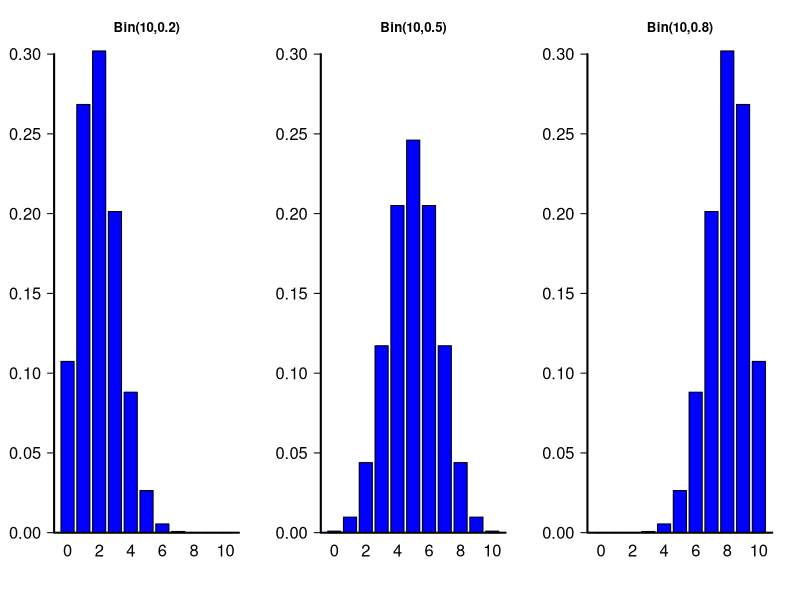
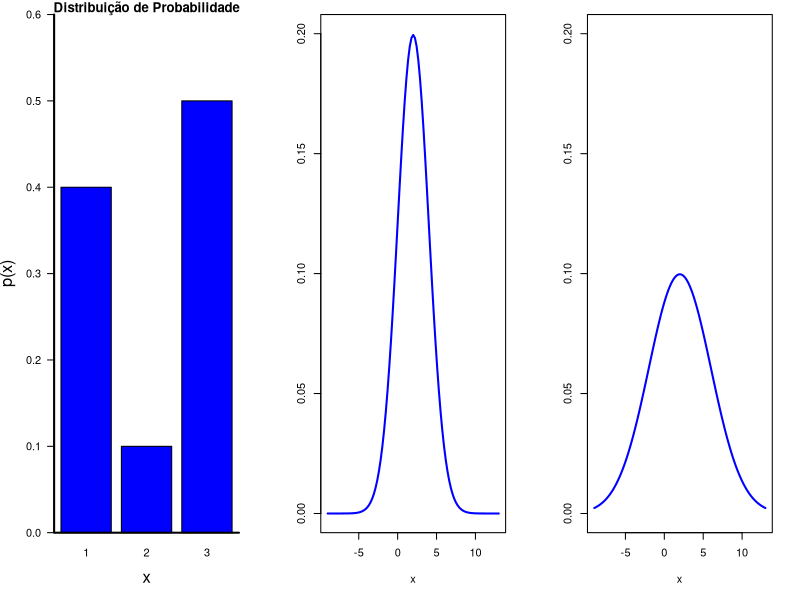
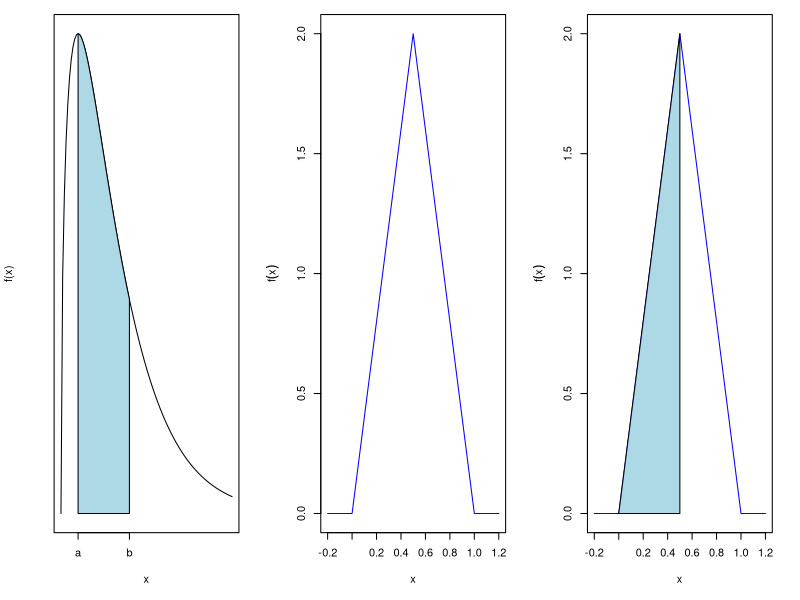
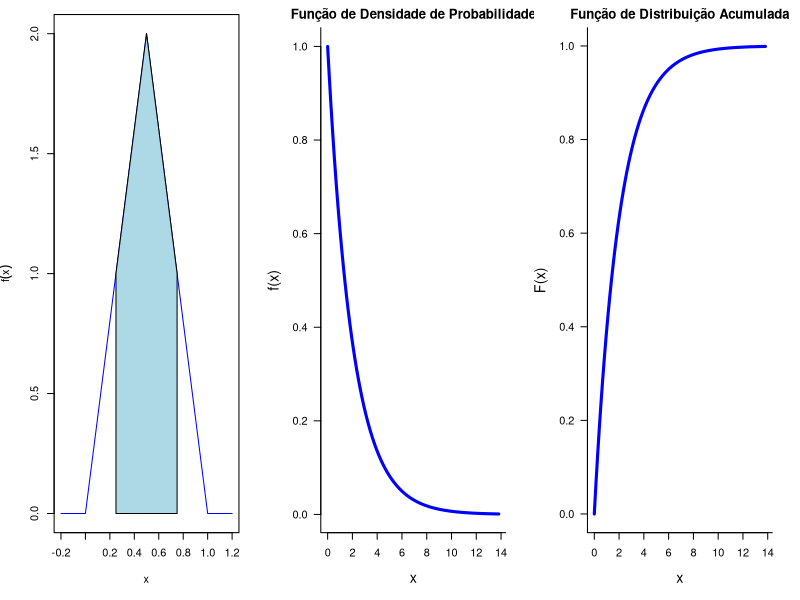

The R source for these figures, in order:
## ---- chunk 1
binomial <- function(n, ...){
  ps <- c(.2,.5,.8)
  x <- 0:n
  par(mfrow=c(1,3))
  for(i in 1:3){
    px <- dbinom(x, size=n, prob=ps[i])
    barplot(px, names.arg=0:n, col="blue", main=paste("Bin(", n, ",",  ps[i], ")", sep=""), 
            cex.lab=2, cex.axis=1.5, cex.names=1.5, las=1, ...)
    box(bty="l", lwd=2)
  }
}
binomial(10, ylim=c(0, .3))
## binomial(10)
## binomial(30)
## ---- chunk 2
library(RColorBrewer)
mycol <- brewer.pal(8,"Dark2")

p <- c(.4,.1,.5)
par(mar=c(5, 4, 1, 2) + .1)
barplot(p, names.arg=1:3, col="blue", ylim=c(0, .6), ylab="p(x)", xlab="x", main="Distribuição de Probabilidade", cex.lab=1.5, cex.axis=1, cex.names=1, las=1)
box(bty="l", lwd=2)
## ---- chunk 3
# http://rgraphgallery.blogspot.com.br/2013/04/shaded-normal-curve.html
 curve(dnorm(x,mean=2,sd=2),xlim=c(-9,13),ylim=c(0,.2),main=' ',ylab=" ",lwd=2,col="blue")
## ---- chunk 4
# http://rgraphgallery.blogspot.com.br/2013/04/shaded-normal-curve.html
 curve(dnorm(x,mean=2,sd=4),xlim=c(-9,13),ylim=c(0,.2),main=' ',ylab=" ",lwd=2,col="blue")
## ---- chunk 5
a=1
b=4
codx <- c(a,seq(a,b,0.01),b)
cody <- c(0,dchisq(seq(a,b,0.01),df=3),0)
curve(dchisq(x,df=3),xlim=c(0,10),main=' ',ylab="f(x)",xlab="x",xaxt='n',yaxt='n')
axis(1, at=c(a,b), labels=c(letters[1:2])) 
polygon(codx,cody,col='lightblue')
## ---- chunk 6

tri <- function(x,a=0,b=1,C=4)
{
  m <- 1/2
  tmp1 <- ifelse(x>=a & x<m , C*x, 0)
  tmp2 <- ifelse(x >=m & x <=1,C*(1-x),0)
  fx <- tmp1+tmp2
  return(fx)
}
x <- seq(from = -.2, to = 1.2, by = 0.001)
plot(x, tri(x), type = "l", lty = 1,col="blue" ,ylab = expression(f(x)))
## ---- chunk 7
plot(x, tri(x), type = "l", lty = 1,col="blue" ,ylab = expression(f(x)))
a=0
b=1/2
codx <- c(a,seq(a,b,0.01),b)
cody <- c(0,tri(seq(a,b,0.01)),0)
#axis(1, at=c(a,b)) 
polygon(codx,cody,col='lightblue')
## ---- chunk 8
plot(x, tri(x), type = "l", lty = 1,col="blue" ,ylab = expression(f(x)))
a=1/4
b=3/4
codx <- c(a,seq(a,b,0.01),b)
cody <- c(0,tri(seq(a,b,0.01)),0)
#axis(1, at=c(a,b)) 
polygon(codx,cody,col='lightblue')
## ---- chunk 9
lambda = .5
maxi = qexp(rate=lambda,.999)
par(mar=c(5, 4, 2, 2) + .1)
curve(exp(-lambda*x), 0, maxi, xlab = "x", ylab = "f(x)", type = "l", bty="l", las=1, col="blue", lwd=3, cex.lab=1.3, main="Função de Densidade de Probabilidade")

par(mar=c(5, 4, 2, 2) + .1)
curve(1-exp(-lambda*x), 0, maxi, xlab = "x", ylab = "F(x)", type = "l", bty="l", las=1, col="blue", lwd=3, cex.lab=1.3, main="Função de Distribuição Acumulada")
